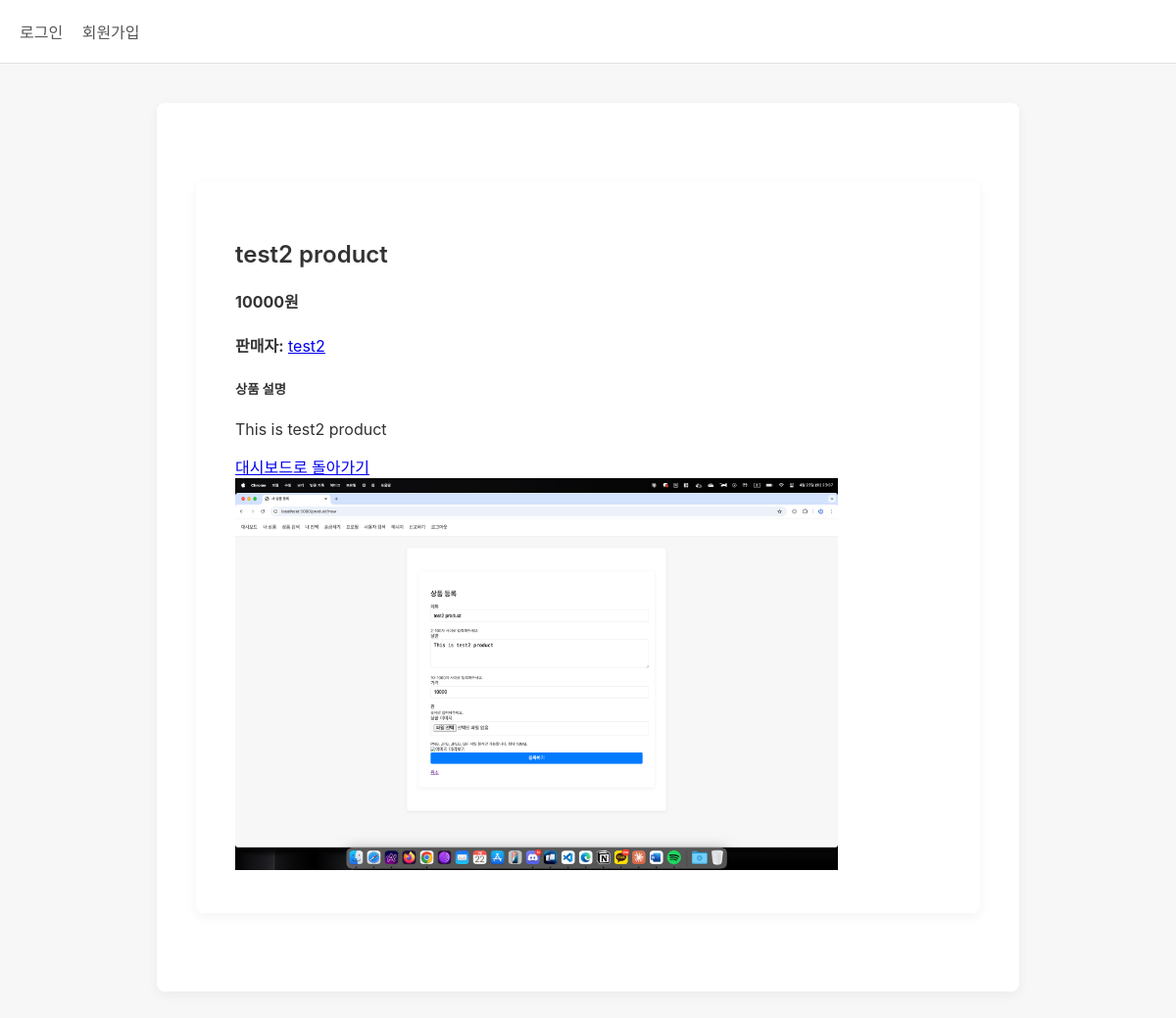
Screenshot of /product/7b07d207-02de-4467-8a1f-23655fdb71f8 with the database file from the repository.
### tables this page shows
CREATE TABLE product (
                id TEXT PRIMARY KEY,
                title TEXT NOT NULL,
                description TEXT NOT NULL,
                price TEXT NOT NULL,
                seller_id TEXT NOT NULL,
                status TEXT DEFAULT 'active',
                report_count INTEGER DEFAULT 0,
                created_at TIMESTAMP DEFAULT CURRENT_TIMESTAMP
            , image_path TEXT);

CREATE TABLE user (
                id TEXT PRIMARY KEY,
                username TEXT UNIQUE NOT NULL,
                password TEXT NOT NULL,
                bio TEXT,
                balance INTEGER DEFAULT 10000,
                login_attempts INTEGER DEFAULT 0,
                locked_until TIMESTAMP,
                is_admin BOOLEAN DEFAULT 0,
                status TEXT DEFAULT 'active',
                report_count INTEGER DEFAULT 0,
                created_at TIMESTAMP DEFAULT CURRENT_TIMESTAMP
            );

### app.py (the view, shortened to what this page needs)
@app.route('/product/<product_id>')
def view_product(product_id):
    db = get_db()
    cursor = db.cursor()
    cursor.execute("""
        SELECT p.*, u.status as seller_status
        FROM product p
        JOIN user u ON p.seller_id = u.id
        WHERE p.id = ?
    """, (product_id,))
    product = cursor.fetchone()
    if not product:
        flash('상품을 찾을 수 없습니다.')
        return redirect(url_for('dashboard'))
    if product['status'] == 'blocked':
        flash('이 상품은 신고로 인해 차단되었습니다.')
        return redirect(url_for('dashboard'))
    if product['seller_status'] == 'dormant':
        flash('이 상품의 판매자는 현재 접근할 수 없습니다.')
        return redirect(url_for('dashboard'))
    cursor.execute("SELECT * FROM user WHERE id = ?", (product['seller_id'],))
    seller = cursor.fetchone()
    is_logged_in = 'user_id' in session
    is_seller = is_logged_in and session['user_id'] == product['seller_id']
    chat_room_id = None
    return render_template('view_product.html', product=product, seller=seller,
                          is_logged_in=is_logged_in, is_seller=is_seller,
                          chat_room_id=chat_room_id)

### app.py (called while the page is built)
def get_db():
    db = getattr(g, '_database', None)
    if db is None:
        db = g._database = sqlite3.connect(DATABASE)
        db.row_factory = sqlite3.Row  # 결과를 dict처럼 사용하기 위함
    return db

@app.teardown_appcontext
def close_connection(exception):
    db = getattr(g, '_database', None)
    if db is not None:
        db.close()

@app.after_request
def add_security_headers(response):
    response.headers['Content-Security-Policy'] = "default-src 'self'; script-src 'self' 'unsafe-inline' https://cdnjs.cloudflare.com; style-src 'self' 'unsafe-inline'; img-src 'self' data:;"
    response.headers['X-Frame-Options'] = 'SAMEORIGIN'
    response.headers['X-XSS-Protection'] = '1; mode=block'
    return response

### templates/view_product.html (shortened to what this page needs)
{% extends "base.html" %}
{% block content %}
<div class="container mt-5">
  <div class="row">
    <div class="col-md-8">
      <h2>{{ product.title }}</h2>
      <div class="price-info my-3">
        <h4 class="text-primary">{{ product.price }}원</h4>
      </div>
      <div class="seller-info mb-3">
        <p>
          <strong>판매자:</strong>
          <a href="{{ url_for('view_user', username=seller.username) }}">{{ seller.username if seller else '알 수 없음' }}</a>
        </p>
      </div>
      <div class="product-description mb-4">
        <h5>상품 설명</h5>
        <div class="card">
          <div class="card-body">
            <p>{{ product.description }}</p>
          </div>
        </div>
      </div>
      <a href="{{ url_for('dashboard') }}" class="btn btn-secondary">대시보드로 돌아가기</a>
    </div>
    <div class="col-md-4">
      <div class="product-image-container">
        {% if product.image_path %}
          <div class="card mb-4">
            <div class="card-body text-center">
              <img src="{{ url_for('uploaded_file', filename=product.image_path.split('/')[-1]) }}"
                   alt="{{ product.title }}"
                   class="product-image img-fluid rounded">
            </div>
          </div>
        {% endif %}
      </div>
    </div>
  </div>
</div>
{% endblock %}

### templates/base.html (style rules this page uses)
body { background-color: #F7F7F7; font-family: -apple-system, BlinkMacSystemFont, "Segoe UI", Roboto, Helvetica, Arial, sans-serif; margin: 0; padding: 0; color: #333; }
.container { max-width: 800px; margin: 40px auto; background-color: #fff; padding: 40px; box-shadow: 0 4px 12px rgba(0, 0, 0, 0.05); border-radius: 8px; }
h1, h2, h3 { font-weight: 600; margin-bottom: 20px; }

### templates/view_product.html (style rules this page uses)
.product-image { max-height: 400px; width: auto; object-fit: contain; }

### rows the page displays
product: title "test2 product", price "10000", description "This is test2 product", image_path (picture)
user: username "test2"
